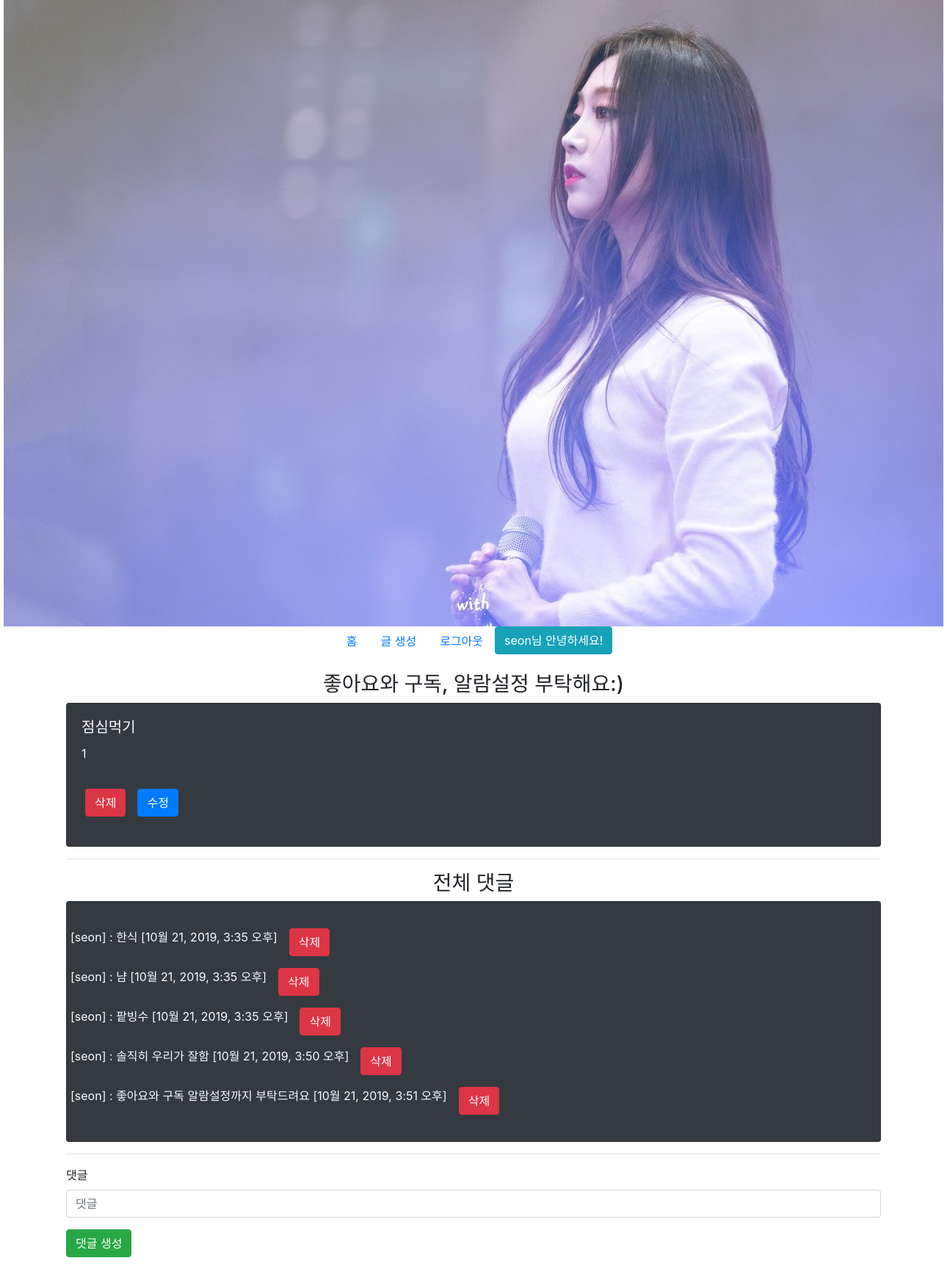
Screenshot of /board/3/detail/ (signed in) with the database file from the repository.
### board/models.py (models this page shows)
class Board(models.Model):
    title = models.CharField(max_length=100)
    content = models.CharField(max_length=100)
    created_at = models.DateField(auto_now_add=True)
    user = models.ForeignKey(settings.AUTH_USER_MODEL,
                             on_delete=models.CASCADE)

class Comment(models.Model):
    board = models.ForeignKey(Board, on_delete=models.CASCADE)
    content = models.CharField(max_length=100)
    created_time = models.DateTimeField(auto_now_add=True)
    user = models.ForeignKey(settings.AUTH_USER_MODEL,
                             on_delete=models.CASCADE)

### board/views.py (the view)
# urls.py: path('<int:id>/detail/', views.detail, name='detail'),
def detail(request, id):
    board = get_object_or_404(Board, id=id)
    comment_form = CommentForm()
    context = {
        'board': board,
        'comment_form': comment_form
    }
    return render(request, 'board/detail.html', context)

### board/forms.py
class CommentForm(forms.ModelForm):
    content = forms.CharField(label="댓글")
    class Meta:
        model = Comment
        fields = ("content",)

### board/templates/board/detail.html (shortened to what this page needs)
{% extends 'base.html' %}
{% load bootstrap4 %}
{% block body %}
<h3 class="text-center">좋아요와 구독, 알람설정 부탁해요:)</h3>
<div class="card bg-dark text-light">
  <div class="card-body">
    <h5 class="card-title">{{board.title}}</h5>
    <p class="card-text">{{board.content}}</p>
    {% if user == board.user %}
    <div class="card-body">
      <div class="row">
        <form action="{% url 'board:delete' board.id %}" method="post">
          <input type="submit" value="삭제" class="btn btn-danger mr-3">
        </form>
        <a href="{% url 'board:update' board.id %}" class="btn btn-primary">수정</a>
      </div>
    </div>
    {% endif %}
  </div>
</div>
<hr>
<h3 class="text-center">전체 댓글</h3>
<div class="card bg-dark text-light">
  <div class="card-body">
    {% for comment in board.comment_set.all %}
    <p>
      <div class="row">
        [{{comment.user}}] : {{comment.content}} [{{comment.created_time}}]
        {% if user == comment.user %}
        <form action="{% url 'board:comment_delete' board.id comment.id %}" method="post">
          <input type="submit" value="삭제" class="btn btn-danger mx-3">
        </form>
      </div>
      {% endif %}
    </p>
    {% endfor %}
  </div>
</div>
{% if user.is_authenticated %}
<hr>
<form action="{% url 'board:comment_create' board.id %}" method='POST'>
  {% bootstrap_form comment_form %}
  <input type="submit" value="댓글 생성" class="btn btn-success">
</form>
{% endif %}
{% endblock %}

### gallery/templates/base.html (shortened to what this page needs)
{% load bootstrap4 %}
{% load static %}
<!DOCTYPE html>
<html lang="en">
<head>
  {% bootstrap_css %}
</head>
<body>
  <div class="text-center">
    <a
      href="https://search.naver.com/search.naver?sm=top_hty&fbm=0&ie=utf8&query=%EB%9F%AC%EB%B8%94%EB%A6%AC%EC%A6%88+%EC%A7%80%EC%88%98"><img
        src="{% static 'jisoo.jpg' %}" alt=""></a>
  </div>
  <ul class="nav justify-content-center">
    <li class="nav-item">
      <a class="nav-link active" href="{% url 'board:index' %}">홈</a>
    </li>
    {% if user.is_authenticated %}
    <li class="nav-item">
      <a class="nav-link" href="{% url 'board:create' %}">글 생성</a>
    </li>
    <li class="nav-item">
      <a class="nav-link" href="{% url 'accounts:logout' %}">로그아웃</a>
    </li>
    <li class="nav-item">
      <h1 class="btn btn-info">{{user.username}}님 안녕하세요!</h1>
    </li>
    {% endif %}
  </ul>
  <div class="container my-3">
    {% block body %}
    {% endblock %}
  </div>
</body>
</html>

### rows the page displays
Board: title "점심먹기", content "1"
Comment: user "seon", content "한식", created_time "10월 21, 2019, 3:35 오후"
Comment: user "seon", content "냠", created_time "10월 21, 2019, 3:35 오후"
Comment: user "seon", content "팥빙수", created_time "10월 21, 2019, 3:35 오후"
Comment: user "seon", content "솔직히 우리가 잘함", created_time "10월 21, 2019, 3:50 오후"
Comment: user "seon", content "좋아요와 구독 알람설정까지 부탁드려요", created_time "10월 21, 2019, 3:51 오후"

### other values shown
{{ user.username }} "seon"
